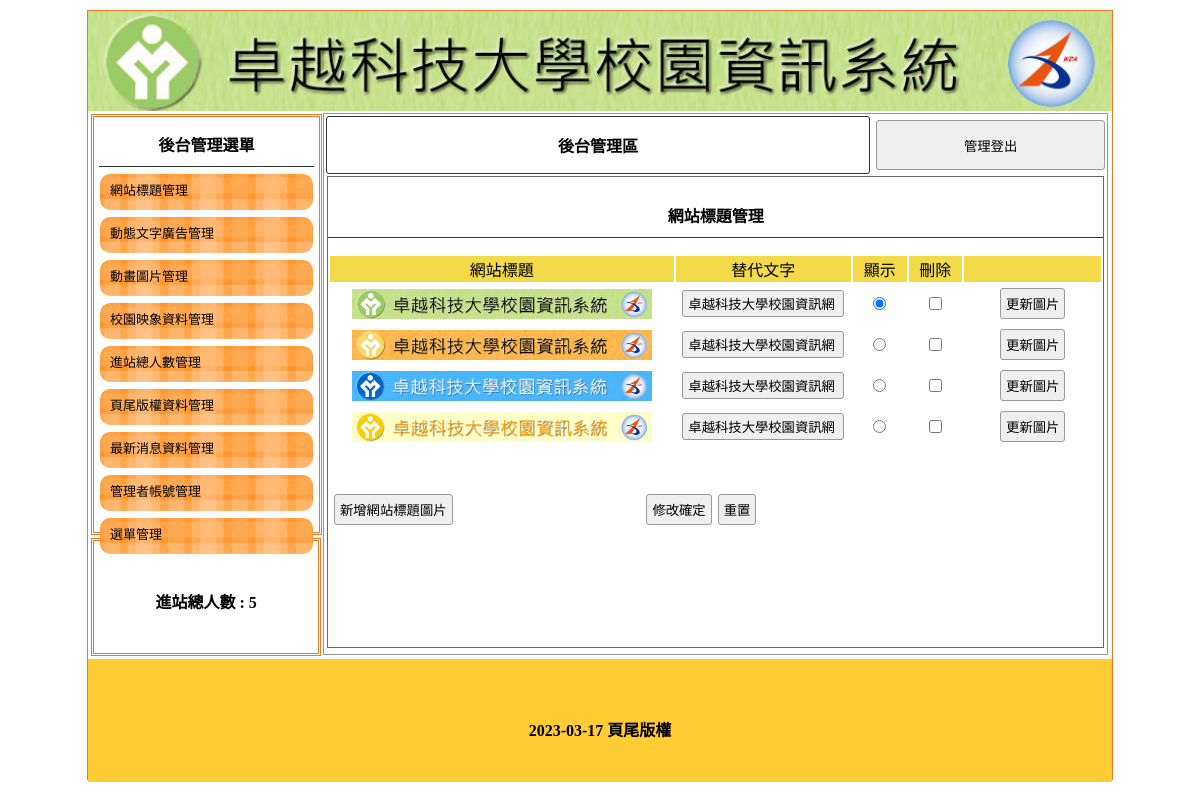
The page /back.php on the database its author committed.
### tables this page shows
CREATE TABLE `title` (
  `id` int(10) UNSIGNED NOT NULL,
  `text` text NOT NULL,
  `img` text NOT NULL,
  `sh` int(1) NOT NULL DEFAULT 0
);

CREATE TABLE `total` (
  `id` int(10) UNSIGNED NOT NULL,
  `text` text NOT NULL,
  `sh` int(1) NOT NULL DEFAULT 1
);

CREATE TABLE `bot` (
  `id` int(10) UNSIGNED NOT NULL,
  `text` text NOT NULL,
  `sh` int(1) NOT NULL DEFAULT 1
);

### api/base.php (called while the page is built, shortened)
<?php
class DB{
    protected $dsn='mysql:host=localhost;charset=utf8;dbname=db13';
    protected $table='';
    protected $pdo='';
    public function __construct($table)
    {
        $this->table=$table;
        $this->pdo=new pdo($this->dsn,'root','');
    }
    private function arrayTOsql($array)
    {
        if(is_array($array)){
            foreach ($array as $key => $val) {
                $tmp[]="`$key`='$val'";
            }
        }
        return $tmp;
    }
    public function all(...$arg)
    {
        $sql="SELECT * FROM `$this->table` ";
        return $this->pdo->query($sql)->fetchAll(PDO::FETCH_ASSOC);
    }
    public function find($id)
    {
        $sql="SELECT * FROM `$this->table` ";
        if(is_array($id)){
            $tmp=$this->arrayTOsql($id);
            $sql=$sql." WHERE " .join("&&",$tmp);
        }else{
            $sql=$sql." WHERE `id` = $id";
        }
        return $this->pdo->query($sql)->fetch(PDO::FETCH_ASSOC);
    }
    public function save($array)
    {
        if(isset($array['id'])){
            $id=$array['id'];
            unset($array['id']);
            $tmp=$this->arrayTOsql($array);
            $sql="UPDATE `$this->table` SET  ". join(",",$tmp)."WHERE `id`=$id";
        }else{
            $col=array_keys($array);
            $sql="INSERT INTO `$this->table` (`". join("`,`",$col)."`) VALUES ('".join("','",$array)."')";
        }
        return $this->pdo->exec($sql);
    }
}
$TITLE=new DB('title');
$TOTAL=new DB('total');
$BOT=new DB('bot');

### back/title.php (the view, shortened to what this page needs)
<div style="width:99%; height:87%; margin:auto; overflow:auto; border:#666 1px solid;">
    <p class="t cent botli">網站標題管理</p>
    <form method="post" action="./api/edit.php">
        <table width="100%">
            <tbody>
                <tr class="yel">
                    <td width="45%">網站標題</td>
                    <td width="23%">替代文字</td>
                    <td width="7%">顯示</td>
                    <td width="7%">刪除</td>
                    <td></td>
                </tr>
                <?php
                $db=$_GET['do']??'TITLE';
                $db=strtoupper($db);
                $ts=$$db->all();
                foreach ($ts as $t ) {
                    ?>
                <tr class="cent">
                    <td width="45%"><img src="./upload/<?=$t['img'];?>" alt=""  width="300px" height="30px"></td>
                    <td width="23%"><input type="text" name="text[]" value="<?=$t['text'];?>"></td>
                    <td width="7%"><input type="radio" name="sh" id="sh" value="<?=$t['id'];?>" <?=($t['sh']==1)?'checked':'';?>></td>
                    <td width="7%"><input type="checkbox" name="del[]" id="del" value="<?=$t['id'];?>"></td>
                    <td><input type="button" onclick="op('#cover','#cvr','./modal/update_title.php?id=<?=$t['id'];?>')" value="更新圖片"></td>
                </tr>
                    <?php
                }
                ?>
            </tbody>
        </table>
        <table style="margin-top:40px; width:70%;">
            <tbody>
                <tr>
                    <td width="200px"><input type="button" onclick="op('#cover','#cvr','./modal/add_title.php')" value="新增網站標題圖片"></td>
                    <td class="cent"><input type="submit" value="修改確定"><input type="reset" value="重置"></td>
                </tr>
            </tbody>
        </table>
    </form>
</div>

### back.php (shortened to what this page needs)
<?php
include_once "./api/base.php";
?>
<!DOCTYPE html PUBLIC "-//W3C//DTD XHTML 1.0 Transitional//EN" "http://www.w3.org/TR/xhtml1/DTD/xhtml1-transitional.dtd">
<html xmlns="http://www.w3.org/1999/xhtml">
<head>
	<link href="./css/css.css" rel="stylesheet" type="text/css">
</head>
<body>
	<div id="main">
		<a title="<?=$TITLE->find(['sh'=>1])['text'];?>" href="?" alt="<?=$TITLE->find(['sh'=>1])['text'];?>">
			<div class="ti" alt="<?=$TITLE->find(['sh'=>1])['text'];?>" style="background:url('./upload/<?=$TITLE->find(['sh'=>1])['img'];?>'); background-size:cover;"></div>
		</a>
		<div id="ms">
			<div id="lf" style="float:left;">
				<div id="menuput" class="dbor">
					<span class="t botli">後台管理選單</span>
					<a style="color:#000; font-size:13px; text-decoration:none;" href="back.php">
						<div class="mainmu">
							網站標題管理 </div>
					</a>
					<a style="color:#000; font-size:13px; text-decoration:none;" href="?do=ad">
						<div class="mainmu">
							動態文字廣告管理 </div>
					</a>
					<a style="color:#000; font-size:13px; text-decoration:none;" href="?do=mvim">
						<div class="mainmu">
							動畫圖片管理 </div>
					</a>
					<a style="color:#000; font-size:13px; text-decoration:none;" href="?do=img">
						<div class="mainmu">
							校園映象資料管理 </div>
					</a>
					<a style="color:#000; font-size:13px; text-decoration:none;" href="?do=total">
						<div class="mainmu">
							進站總人數管理 </div>
					</a>
					<a style="color:#000; font-size:13px; text-decoration:none;" href="?do=bot">
						<div class="mainmu">
							頁尾版權資料管理 </div>
					</a>
					<a style="color:#000; font-size:13px; text-decoration:none;" href="?do=news">
						<div class="mainmu">
							最新消息資料管理 </div>
					</a>
					<a style="color:#000; font-size:13px; text-decoration:none;" href="?do=admin">
						<div class="mainmu">
							管理者帳號管理 </div>
					</a>
					<a style="color:#000; font-size:13px; text-decoration:none;" href="?do=menu">
						<div class="mainmu">
							選單管理 </div>
					</a>
				</div>
				<div class="dbor" style="margin:3px; width:95%; height:20%; line-height:100px;">
					<span class="t">進站總人數 :
						<?= $TOTAL->find(1)['text']; ?> </span>
				</div>
			</div>
			<div class="di" style="height:540px; border:#999 1px solid; width:76.5%; margin:2px 0px 0px 0px; float:left; position:relative; left:20px;">
				<table width="100%">
					<tbody>
						<tr>
							<td style="width:70%;font-weight:800; border:#333 1px solid; border-radius:3px;" class="cent"><a href="?do=admin" style="color:#000; text-decoration:none;">後台管理區</a></td>
							<td><button onclick="location.href='index.php'" style="width:99%; margin-right:2px; height:50px;">管理登出</button></td>
						</tr>
					</tbody>
				</table>
				<?php
				$do = $_GET['do'] ?? 'main';
				$file = "./back/" . $do . ".php";
				if (file_exists($file)) {
					include_once $file;
				} else {
					include_once "./back/title.php";
				}
				?>
			</div>
		</div>
		<div style="width:1024px; left:0px; position:relative; background:#FC3; margin-top:4px; height:123px; display:block;">
			<span class="t" style="line-height:123px;"><?=$BOT->find(1)['text'];?></span>
		</div>
	</div>
</body>
</html>

### css/css.css (style rules this page uses)
body { padding:0px; margin:0px; }
#main { width:1024px; height:768px; margin:10px auto 10px auto; border:#EE7728 1px solid; position:relative; }
.ti { width:100%; height:100px; position:relative; background-size:cover; background-repeat:no-repeat; }
.dbor { border:#EE7728 double 3px; margin:1px; padding:2px 10px 2px 10px; }
.t { font-weight:800; display:block; text-align:center; padding:10px 1px 10px 1px; }
.botli { border-bottom:#333 1px solid; }
.mainmu { position:relative; height: 32px; border-radius:10px; background:url(../icon/menu.fw.png) center no-repeat; background-size:cover; line-height:30px; padding:2px 10px 2px 10px; margin:7px 1px 7px 1px; }
#lf { height:540px; width:21%; display:inline-block; }
#menuput { width:100%; height:75%; position:relative; padding:5px; display:block; margin: 3px; }
.di { display:inline-block; }
.cent { text-align:center; }
input,button { border:#999 1px solid; border-radius:3px; background:#EFEFEF; padding:5px; margin:3px; }
input[type=text],input[type=password] { width:150px; }
.yel td { background:#F3DA49; text-align:center; }

### rows shown on the page
title: img (picture), text "卓越科技大學校園資訊網", sh "☑"
total: text "5"
title: img (picture), text "卓越科技大學校園資訊網"
title: img (picture), text "卓越科技大學校園資訊網"
title: img (picture), text "卓越科技大學校園資訊網"
bot: text "2023-03-17 頁尾版權"
